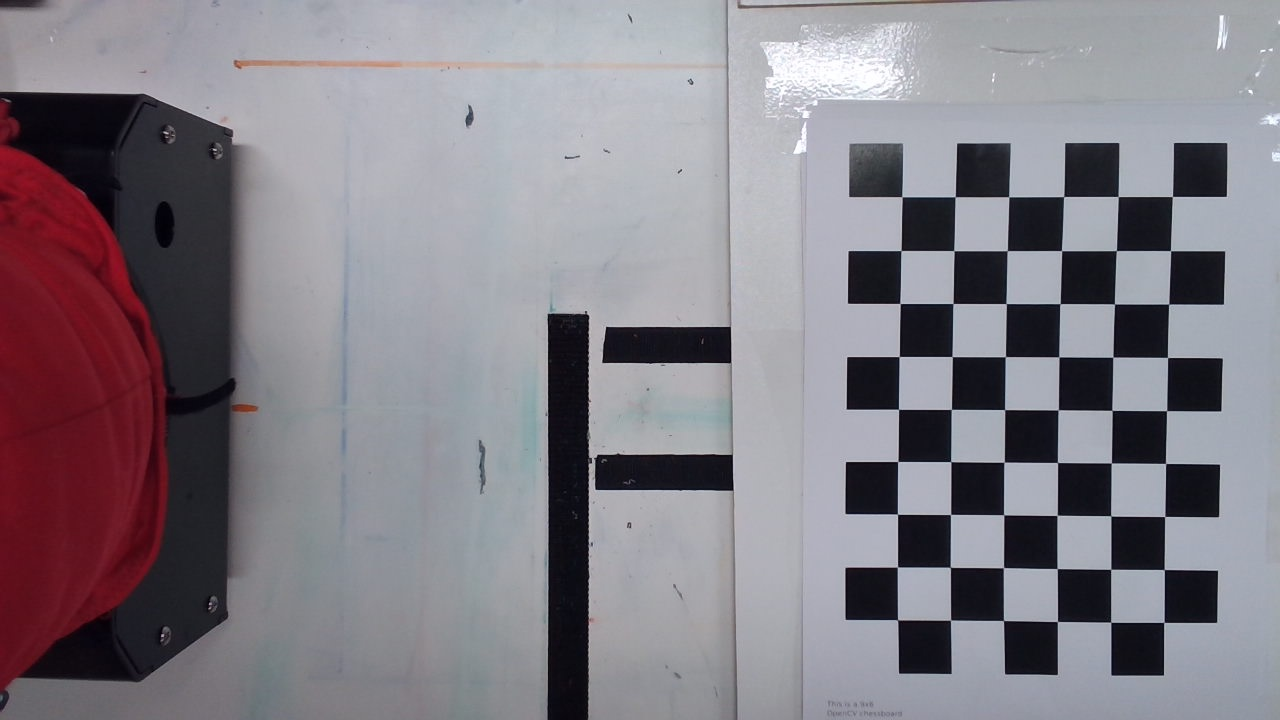
#> input picture camera_calibration/images/image0.jpg, 1280 x 720 px, given in place of the camera
$ python solution_transferability.py
#> lines starting #> are read from the running program, lines starting #| are printed output that depends on the picture; after the words box and inside, x2 and y2 are one past the last pixel; in counts of white or black regions, pixels touching at a corner belong together
import cv2
import numpy as np
from pyModbusTCP.client import ModbusClient

FRAME_Y_MIN = 0
FRAME_Y_MAX = 480
FRAME_X_MIN = 0
FRAME_X_MAX = 640
conversion_factor_x = 0.288
conversion_factor_y = 0.288


def image_capture():
    cam_port = 0
    cam = cv2.VideoCapture(cam_port, cv2.CAP_DSHOW)

    result, image = cam.read()
#> image is the input picture: shape (720, 1280, 3); mean B, G, R 134, 126.2, 131.5
    crop_image = image[FRAME_Y_MIN:FRAME_Y_MAX, FRAME_X_MIN:FRAME_X_MAX]
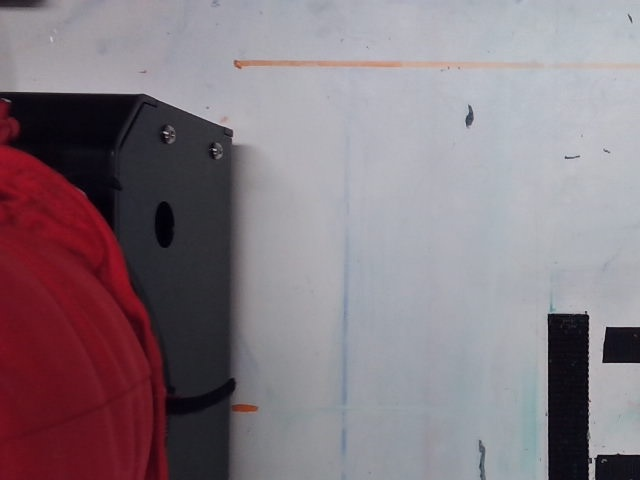
#> crop_image: shape (480, 640, 3); mean B, G, R 129.6, 122, 134.5
    if result:
        cv2.imshow("camera", crop_image)
        # cv2.imwrite("cam10.jpeg", crop_image)  ## to save the file
        cv2.waitKey(0)
        cv2.destroyAllWindows()
    else:
        print("Some Error, Try again")

    return crop_image


raw_image = image_capture()

# [5 lines of commented-out code are left out]

gray_image = cv2.cvtColor(raw_image, cv2.COLOR_BGR2GRAY)
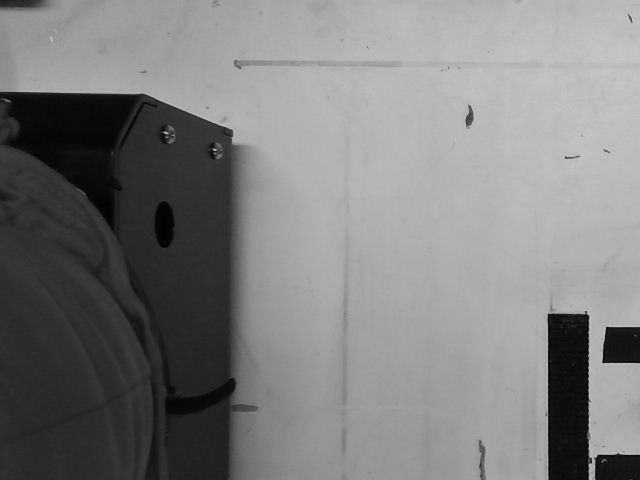
#> gray_image: shape (480, 640); min 1, max 209, mean 126.6
blured_img = cv2.GaussianBlur(gray_image, (5, 5), 0)
ret, thresh1 = cv2.threshold(blured_img, 80, 255, cv2.THRESH_BINARY_INV)
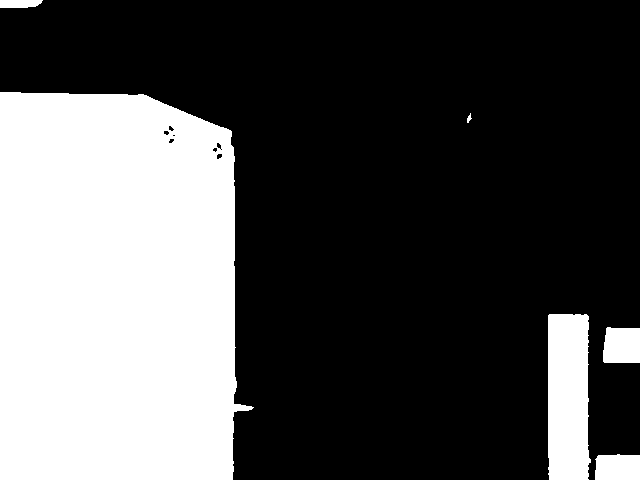
#> thresh1: shape (480, 640); 32% white; 6 white regions

contours, hierarchy = cv2.findContours(thresh1, cv2.RETR_EXTERNAL, cv2.CHAIN_APPROX_NONE)
#> contours = 6 contours, 1 with area under 20; largest, box (x1, y1, x2, y2) and area: (0, 92, 254, 480) 88298, (548, 314, 591, 480) 6470, (603, 327, 640, 363) 1186, (595, 454, 640, 480) 1042, (0, 0, 43, 8) 262
print("Number of contours" + str(len(contours)))
#| Number of contours6

for cnts in contours:
    area = cv2.contourArea(cnts)
    print(area)
    peri = cv2.arcLength(cnts, True)
    approx = cv2.approxPolyDP(cnts, 0.03 * peri, True)

    if 400 < area < 1100 and len(approx) == 4:
        rect = cv2.minAreaRect(cnts)
        box = cv2.boxPoints(rect)
        box = np.int0(box)
        cv2.drawContours(raw_image, [box], 0, (0, 0, 255), 2)
        x, y = rect[0]
        width, height = rect[1]
        rotation_angle = rect[-1]

        if width < height:
            rotation_angle = 90 - rect[-1]
        else:
            rotation_angle = 180 - rect[-1]

        x_world = x * conversion_factor_x
        y_world = y * conversion_factor_y

        x_robot = x_world + 215.8

        #y_robot = 49.8 - y_world

        rotation_angle1 = 180 - rotation_angle

        print("The co-ordinates in mm are: ", (x_world, y_world))
        print("The ROBO co-ordinates in mm are: ", (x_robot, y_world))
        print("The rotation angle is :", rotation_angle)
#> this loop made 6 passes
#> (area, peri, approx, rect, box, x, y, width) on pass 1: (1042.5, 135.9, [[639, 455], [598, 455], [595, 479], [639, 479]], ((617, 466.5), (25, 44), -90), [[639, 479], [595, 479], [595, 454], [639, 454]], 617, 466.5, 25)
#> (area, peri, approx) on passes 2, 3, 5, 6: (1186, 138.5, [[607, 327], [603, 361], [639, 362], [639, 328]]), (6469.5, 424, [[549, 314], [549, 479], [588, 479], [588, 316]]), (88298.5, 1260.9, [[0, 92], [0, 479], [232, 479], [231, 131]]), (262, 94.49, [[0, 7], [35, 6], [42, 0], [0, 0]])
#| 1042.5
#| The co-ordinates in mm are:  (177.696, 134.352)
#| The ROBO co-ordinates in mm are:  (393.496, 134.352)
#| The rotation angle is : 180.0
#| 1186.0
#| 6469.5
#| 15.5
#| 88298.5
#| 262.0
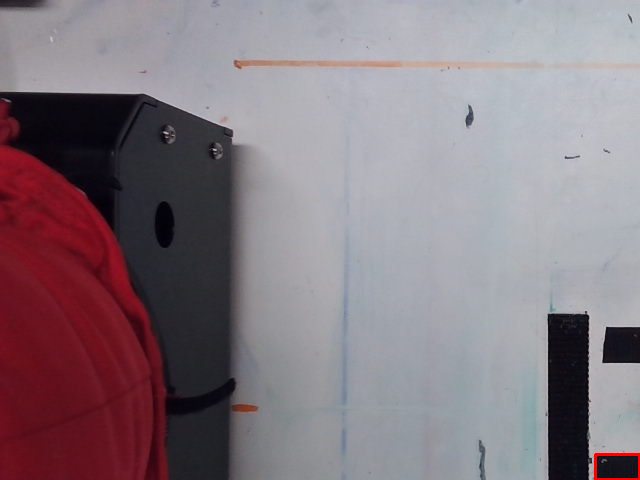
#> raw_image: shape (480, 640, 3); 0.11% of pixels changed, all inside (x1, y1, x2, y2) = (594, 453, 640, 480)

cv2.imshow("threshold_img", thresh1)
cv2.imshow("contour", raw_image)
if cv2.waitKey(0) & 0xFF == ord("s"):
#> (key Esc is pressed here)
    cv2.destroyAllWindows()

#> (the run stopped early here; a loop or call above may not have finished)

$ run again, on camera_calibration/images/image10.jpg
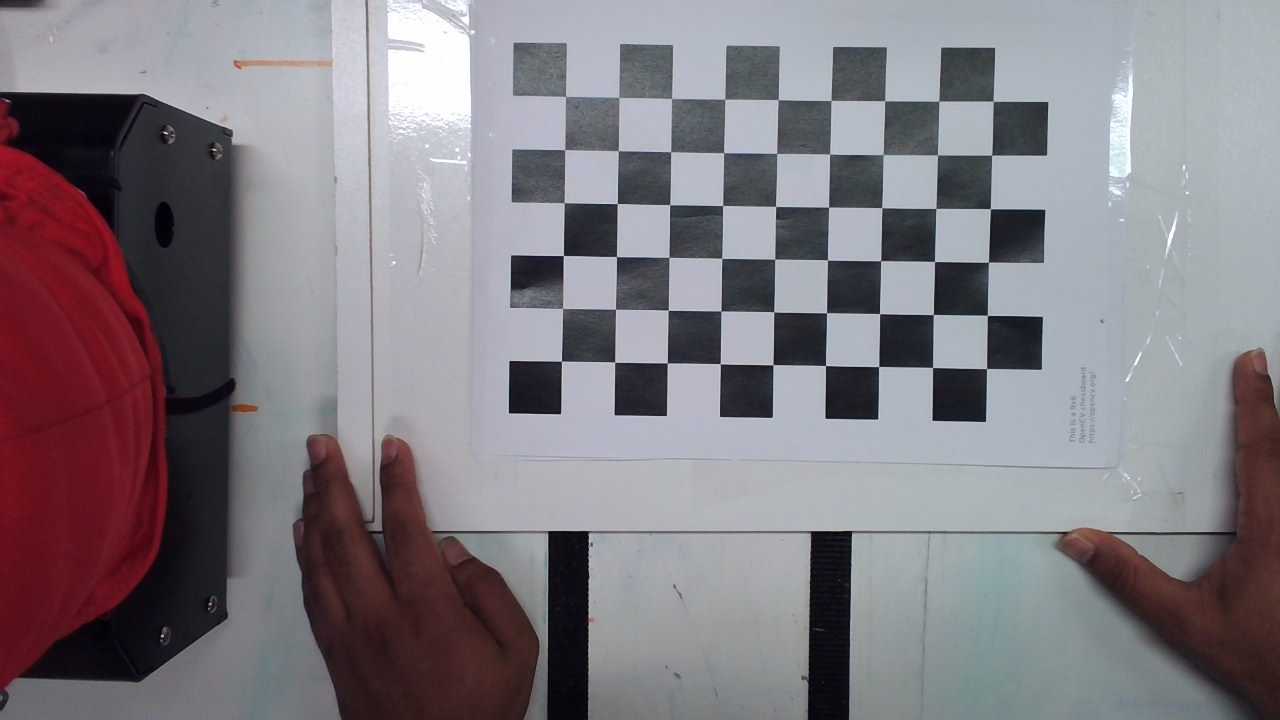
#> input picture camera_calibration/images/image10.jpg, 1280 x 720 px, given in place of the camera
#> in image_capture, image is the input picture: shape (720, 1280, 3); mean B, G, R 129.4, 123.2, 129
#> `ret, thresh1 = cv2.threshold(blured_img, 80, 255, cv2.THRESH_BINARY_INV)`:
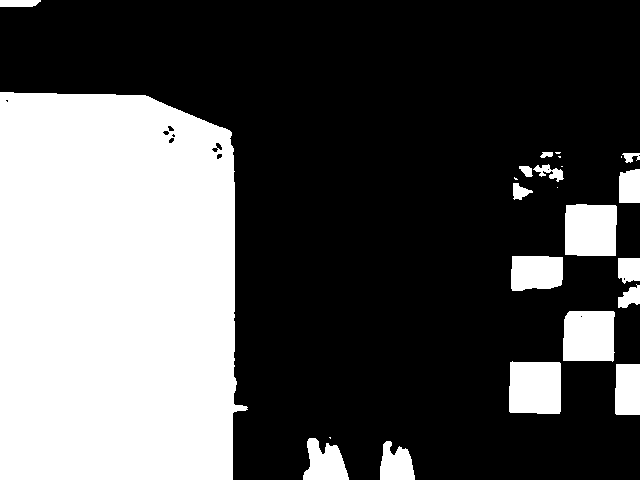
#> thresh1: shape (480, 640); 33.9% white; 24 white regions (7 under 20 px)
#> contours = 24 contours, 7 with area under 20; largest, box (x1, y1, x2, y2) and area: (0, 92, 248, 480) 88145, (509, 361, 561, 414) 2548, (565, 204, 617, 256) 2511, (563, 311, 615, 362) 2413, (511, 256, 563, 291) 1594
#| Number of contours24
#> the loop `for cnts in contours:` made 24 passes
#> (area, peri, approx, rect, box, x, y, width) on pass 14: (620.5, 105.1, [[639, 169], [620, 172], [619, 202], [639, 202]], ((629, 185.5), (33, 20), -90), [[639, 202], [619, 202], [619, 169], [639, 169]], 629, 185.5, 33)
#> (printed output is left out)
#> after the loop `for cnts in contours:`:
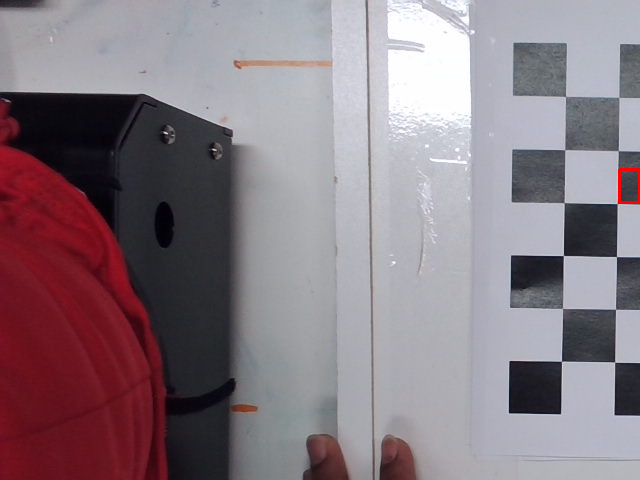
#> raw_image: shape (480, 640, 3); mean B, G, R 131.2, 123.4, 137

$ run again, on camera_calibration/images/image11.jpg
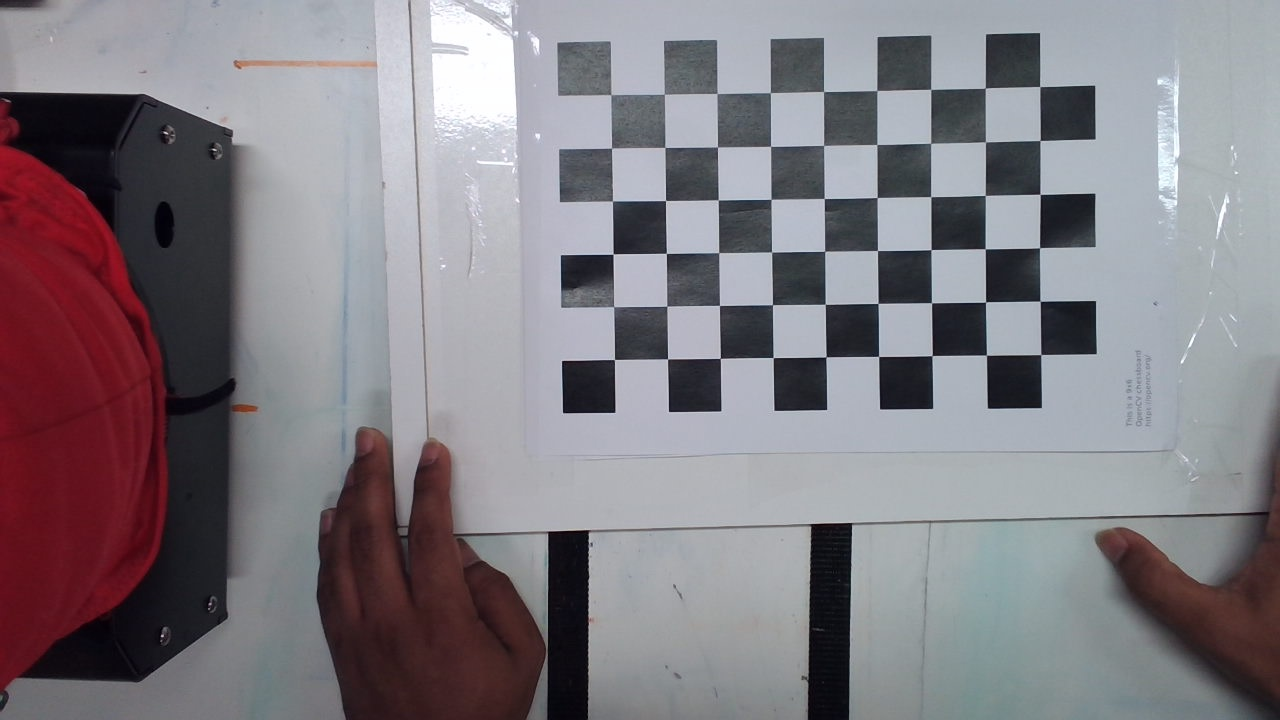
#> input picture camera_calibration/images/image11.jpg, 1280 x 720 px, given in place of the camera
#> in image_capture, image is the input picture: shape (720, 1280, 3); mean B, G, R 130.5, 124.3, 129.6
#> `gray_image = cv2.cvtColor(raw_image, cv2.COLOR_BGR2GRAY)`:
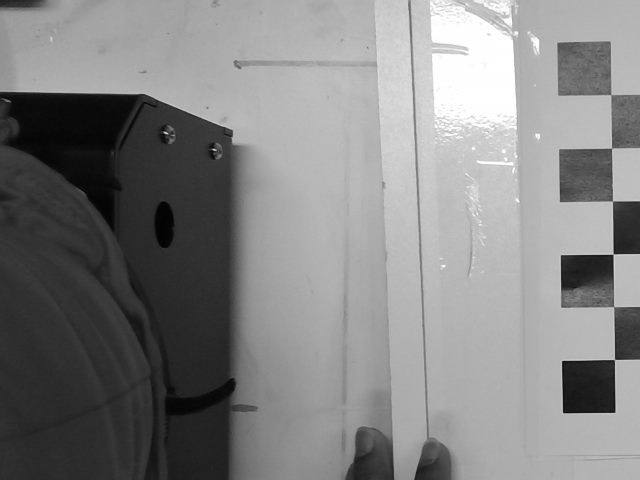
#> gray_image: shape (480, 640); min 1, max 255, mean 131.3
#> `ret, thresh1 = cv2.threshold(blured_img, 80, 255, cv2.THRESH_BINARY_INV)`:
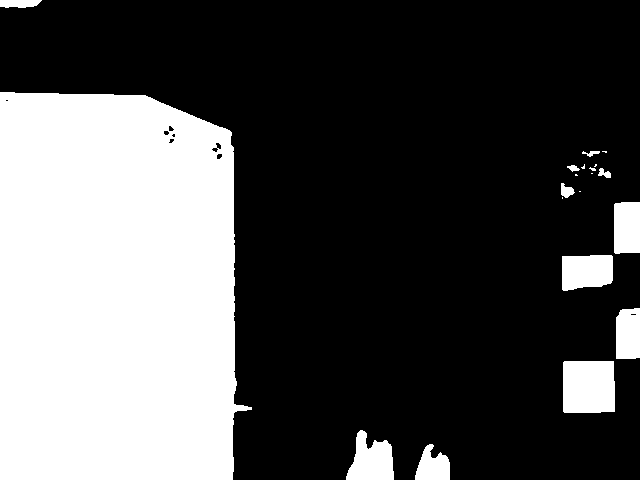
#> thresh1: shape (480, 640); 32.1% white; 20 white regions (8 under 20 px)
#> contours = 20 contours, 8 with area under 20; largest, box (x1, y1, x2, y2) and area: (0, 92, 252, 480) 88126, (563, 361, 615, 413) 2567, (562, 255, 613, 291) 1545, (346, 430, 394, 480) 1530, (614, 202, 640, 254) 1248
#| Number of contours20
#> the loop `for cnts in contours:` made 20 passes
#> (area, peri) on passes 1, 2, 4, 9, 12, 18: (797, 139.3), (1530, 194.9), (1105.5, 141.9), (109.5, 47.21), (57, 41.8), (34.5, 43.56)
#> (printed output is left out)
